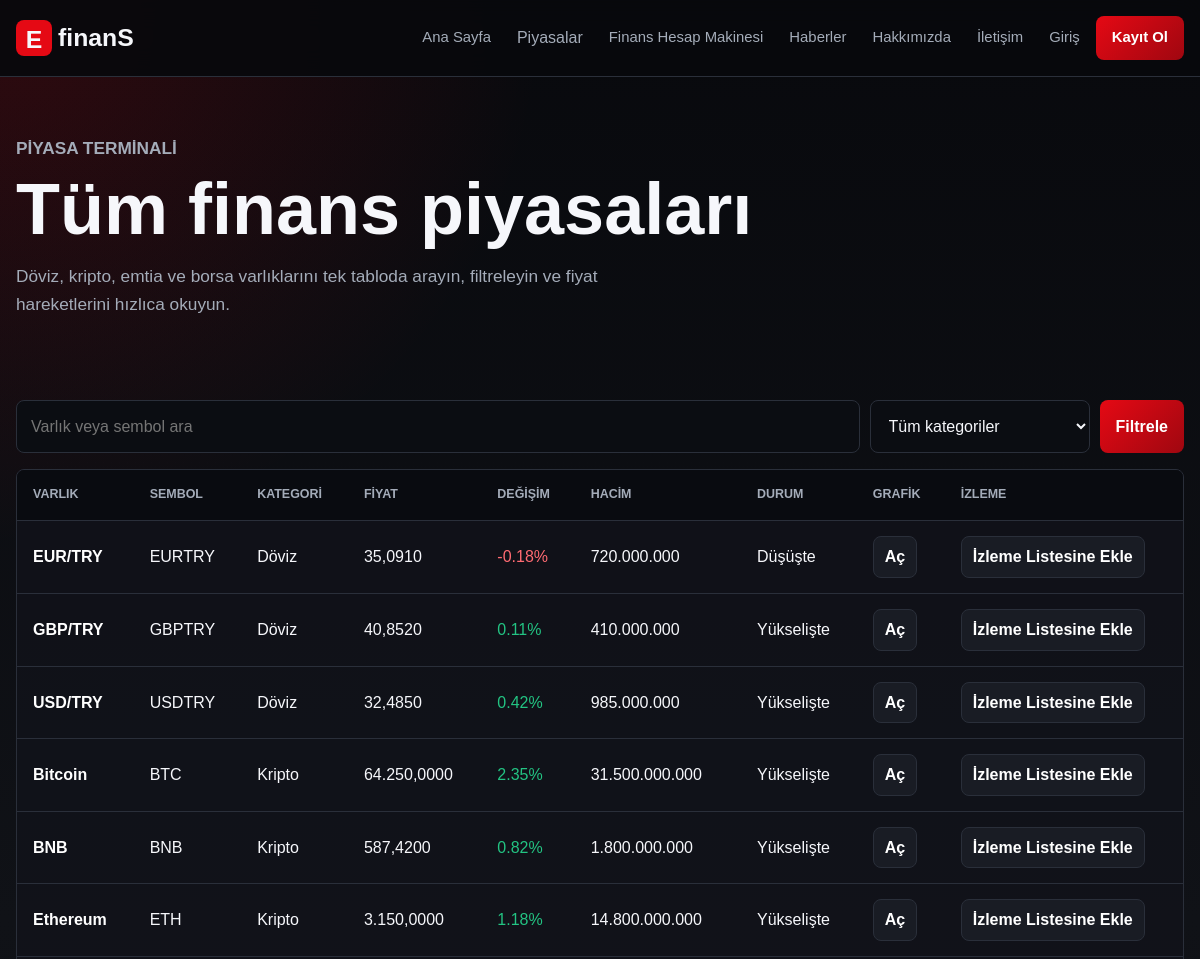
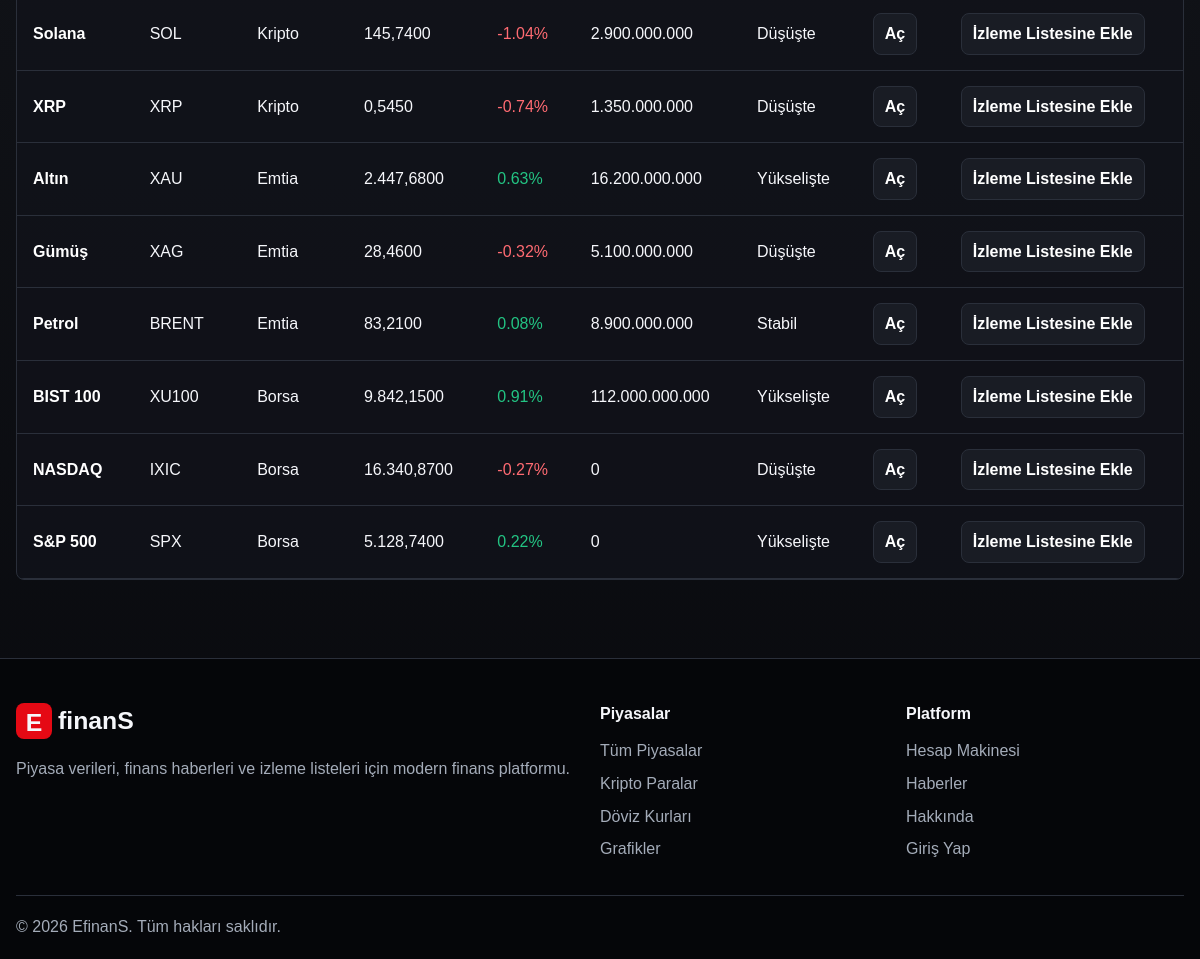
The app's page /markets.php with its own data (2 pictures, top to bottom).
### tables this page shows
CREATE TABLE markets (
    id INT UNSIGNED AUTO_INCREMENT PRIMARY KEY,
    name VARCHAR(120) NOT NULL,
    symbol VARCHAR(24) DEFAULT NULL,
    category ENUM('Döviz', 'Kripto', 'Emtia', 'Borsa') NOT NULL,
    price DECIMAL(18, 4) NOT NULL,
    change_rate DECIMAL(8, 2) NOT NULL DEFAULT 0,
    volume DECIMAL(20, 2) DEFAULT 0,
    market_cap DECIMAL(20, 2) DEFAULT 0,
    status ENUM('Yükselişte', 'Düşüşte', 'Stabil') NOT NULL DEFAULT 'Stabil',
    created_at TIMESTAMP DEFAULT CURRENT_TIMESTAMP
);

### includes/auth.php (called while the page is built, shortened)
<?php
function e(?string $value): string
{
    return htmlspecialchars($value ?? '', ENT_QUOTES, 'UTF-8');
}
function isLoggedIn(): bool
{
    return isset($_SESSION['user_id']);
}
function activeClass(string $page): string
{
    return basename($_SERVER['PHP_SELF']) === $page ? 'active' : '';
}

### markets.php (the view, shortened to what this page needs)
<?php
require_once __DIR__ . '/includes/db.php';
$search = trim($_GET['search'] ?? '');
$params = [];
$sql = 'SELECT * FROM markets';
$sql .= ' ORDER BY category, name';
$stmt = $pdo->prepare($sql);
$stmt->execute($params);
$markets = $stmt->fetchAll();
require_once __DIR__ . '/includes/header.php';
?>
<section class="page-hero">
    <p class="eyebrow">Piyasa terminali</p>
    <h1>Tüm finans piyasaları</h1>
    <p>Döviz, kripto, emtia ve borsa varlıklarını tek tabloda arayın, filtreleyin ve fiyat hareketlerini hızlıca okuyun.</p>
</section>
<section class="section">
    <form class="filter-bar" method="get" action="markets.php">
        <input type="search" name="search" placeholder="Varlık veya sembol ara" value="<?= e($search); ?>">
        <select name="category">
            <option value="">Tüm kategoriler</option>
        </select>
        <button class="primary-button" type="submit">Filtrele</button>
    </form>
    <div class="table-wrap terminal-table">
        <table>
            <thead>
            <tr>
                <th>Varlık</th>
                <th>Sembol</th>
                <th>Kategori</th>
                <th>Fiyat</th>
                <th>Değişim</th>
                <th>Hacim</th>
                <th>Durum</th>
                <th>Grafik</th>
                <th>İzleme</th>
            </tr>
            </thead>
            <tbody>
            <?php foreach ($markets as $market): ?>
                <tr>
                    <td><strong><?= e($market['name']); ?></strong></td>
                    <td><?= e($market['symbol']); ?></td>
                    <td><?= e($market['category']); ?></td>
                    <td><?= number_format((float)$market['price'], 4, ',', '.'); ?></td>
                    <td class="<?= (float)$market['change_rate'] >= 0 ? 'positive' : 'negative'; ?>"><?= e($market['change_rate']); ?>%</td>
                    <td><?= number_format((float)$market['volume'], 0, ',', '.'); ?></td>
                    <td><?= e($market['status']); ?></td>
                    <td><a class="small-button" href="charts.php?category=<?= urlencode($market['category']); ?>">Aç</a></td>
                    <td>
                        <form method="post" action="add_to_watchlist.php">
                            <button class="small-button" type="submit">İzleme Listesine Ekle</button>
                        </form>
                    </td>
                </tr>
            <?php endforeach; ?>
            </tbody>
        </table>
    </div>
</section>
<?php require_once __DIR__ . '/includes/footer.php'; ?>

### includes/header.php (shortened to what this page needs)
<?php
require_once __DIR__ . '/auth.php';
$isAdminArea = str_contains($_SERVER['SCRIPT_NAME'], '/admin/');
$basePath = $isAdminArea ? '../' : '';
$displaySiteName = $siteSettings['site_name'] ?? 'EfinanS';
?>
<!doctype html>
<html lang="tr">
<head>
    <link rel="stylesheet" href="<?= $basePath; ?>assets/css/style.css">
</head>
<body>
<header class="site-header">
    <nav class="navbar" aria-label="Ana menü">
        <a class="logo" href="<?= $basePath; ?>index.php" aria-label="EfinanS ana sayfa">
            <span><?= e(substr($displaySiteName, 0, 1)); ?></span><?= e(substr($displaySiteName, 1)); ?>
        </a>
        <div class="nav-links">
            <a class="<?= activeClass('index.php'); ?>" href="<?= $basePath; ?>index.php">Ana Sayfa</a>
            <div class="nav-dropdown">
                <button type="button">Piyasalar</button>
            </div>
            <a class="<?= activeClass('calculator.php'); ?>" href="<?= $basePath; ?>calculator.php">Finans Hesap Makinesi</a>
            <a class="<?= activeClass('news.php'); ?>" href="<?= $basePath; ?>news.php">Haberler</a>
            <a class="<?= activeClass('about.php'); ?>" href="<?= $basePath; ?>about.php">Hakkımızda</a>
            <a class="<?= activeClass('contact.php'); ?>" href="<?= $basePath; ?>contact.php">İletişim</a>
            <?php if (isLoggedIn()): ?>
                <a class="<?= activeClass('dashboard.php'); ?>" href="<?= $basePath; ?>dashboard.php">Kullanıcı Paneli</a>
                <?php if (isAdmin()): ?>
                    <a href="<?= $basePath; ?>admin/index.php">Admin Paneli</a>
                <?php endif; ?>
                <a class="nav-button" href="<?= $basePath; ?>logout.php">Çıkış</a>
            <?php else: ?>
                <a class="<?= activeClass('login.php'); ?>" href="<?= $basePath; ?>login.php">Giriş</a>
                <a class="nav-button" href="<?= $basePath; ?>register.php">Kayıt Ol</a>
            <?php endif; ?>
        </div>
    </nav>
</header>
<main>

### includes/footer.php (shortened to what this page needs)
</main>
<footer class="site-footer">
    <div class="footer-grid">
        <div>
            <a class="logo footer-logo" href="<?= $basePath ?? ''; ?>index.php"><span><?= e(substr($siteSettings['site_name'] ?? 'EfinanS', 0, 1)); ?></span><?= e(substr($siteSettings['site_name'] ?? 'EfinanS', 1)); ?></a>
            <p><?= e($siteSettings['footer_description'] ?? 'Piyasa verileri, finans haberleri ve izleme listeleri için modern finans platformu.'); ?></p>
        </div>
        <div>
            <h2>Piyasalar</h2>
            <a href="<?= $basePath ?? ''; ?>markets.php">Tüm Piyasalar</a>
            <a href="<?= $basePath ?? ''; ?>crypto.php">Kripto Paralar</a>
            <a href="<?= $basePath ?? ''; ?>forex.php">Döviz Kurları</a>
            <a href="<?= $basePath ?? ''; ?>charts.php">Grafikler</a>
        </div>
        <div>
            <h2>Platform</h2>
            <a href="<?= $basePath ?? ''; ?>calculator.php">Hesap Makinesi</a>
            <a href="<?= $basePath ?? ''; ?>news.php">Haberler</a>
            <a href="<?= $basePath ?? ''; ?>about.php">Hakkında</a>
            <a href="<?= $basePath ?? ''; ?>login.php">Giriş Yap</a>
        </div>
    </div>
    <p class="copyright">© <?= date('Y'); ?> EfinanS. Tüm hakları saklıdır.</p>
</footer>
</body>
</html>

### assets/css/style.css (style rules this page uses)
:root { --bg: #08090d; --surface: #11131a; --surface-2: #191c24; --line: #2a2f3a; --text: #f6f7fb; --muted: #a4acb9; --red: #e50914; --red-dark: #9f0710; --green: #23c483; --yellow: #f0b429; --shadow: 0 24px 70px rgba(0, 0, 0, .35); }
* { box-sizing: border-box; }
html { scroll-behavior: smooth; }
body { margin: 0; background: radial-gradient(circle at top left, rgba(229, 9, 20, .18), transparent 34rem), linear-gradient(180deg, #08090d 0%, #101217 48%, #08090d 100%); color: var(--text); font-family: Arial, Helvetica, sans-serif; line-height: 1.6; }
a { color: inherit; text-decoration: none; }
img, input, select, textarea, button { max-width: 100%; font: inherit; }
.site-header { position: sticky; top: 0; z-index: 10; background: rgba(8, 9, 13, .92); border-bottom: 1px solid var(--line); backdrop-filter: blur(14px); }
.navbar { width: min(1180px, calc(100% - 32px)); min-height: 76px; margin: 0 auto; display: flex; align-items: center; justify-content: space-between; gap: 24px; }
.logo { display: inline-flex; align-items: center; font-size: 1.55rem; font-weight: 800; }
.logo span { display: grid; width: 36px; height: 36px; margin-right: 6px; place-items: center; background: var(--red); border-radius: 8px; }
.nav-links { display: flex; align-items: center; justify-content: flex-end; flex-wrap: wrap; gap: 6px; }
.nav-links a { padding: 9px 10px; border-radius: 8px; color: var(--muted); font-size: .93rem; transition: .2s ease; }
.nav-dropdown { position: relative; }
.nav-dropdown > button { min-height: 40px; padding: 9px 10px; color: var(--muted); background: transparent; border: 0; border-radius: 8px; cursor: pointer; }
.nav-links .nav-button, .primary-button, .secondary-button, .small-button { border: 0; cursor: pointer; display: inline-flex; align-items: center; justify-content: center; min-height: 42px; padding: 10px 16px; border-radius: 8px; font-weight: 700; transition: transform .2s ease, background .2s ease, border-color .2s ease; }
.nav-links .nav-button, .primary-button { color: #fff; background: linear-gradient(135deg, var(--red), var(--red-dark)); }
.small-button { min-height: 34px; padding: 7px 11px; color: #fff; background: var(--surface-2); border: 1px solid var(--line); }
.hero, .section, .panel-hero, .page-hero { width: min(1180px, calc(100% - 32px)); margin: 0 auto; }
.hero h1, .contact-layout h1, .panel-hero h1, .page-hero h1 { max-width: 760px; margin: 0; font-size: clamp(2.35rem, 6vw, 5.1rem); line-height: 1.02; }
.hero p, .contact-layout p, .panel-hero p, .page-hero p { max-width: 650px; color: var(--muted); font-size: 1.08rem; }
.page-hero { padding: 58px 0 22px; }
.eyebrow { margin: 0 0 10px; color: var(--red); font-size: .78rem; font-weight: 800; letter-spacing: 0; text-transform: uppercase; }
.section { padding: 42px 0; }
.positive { color: var(--green); }
.negative { color: #ff6b72; }
.table-wrap { overflow-x: auto; background: rgba(17, 19, 26, .78); border: 1px solid var(--line); border-radius: 8px; }
.filter-bar { display: grid; grid-template-columns: minmax(220px, 1fr) 220px auto; gap: 10px; margin-bottom: 16px; }
.terminal-table th, .trading-table th { background: #090b10; text-transform: uppercase; font-size: .78rem; }
.terminal-table td:first-child, .trading-table td:first-child { color: #fff; }
table { width: 100%; border-collapse: collapse; min-width: 680px; }
th, td { padding: 15px 16px; text-align: left; border-bottom: 1px solid var(--line); }
th { color: var(--muted); background: #0d0f15; font-size: .86rem; }
input, select, textarea { width: 100%; padding: 13px 14px; color: var(--text); background: #0b0d12; border: 1px solid var(--line); border-radius: 8px; outline: none; }
.site-footer { margin-top: 36px; padding: 42px 0 20px; background: #050609; border-top: 1px solid var(--line); }
.footer-grid { width: min(1180px, calc(100% - 32px)); margin: 0 auto; display: grid; grid-template-columns: 2fr 1fr 1fr; gap: 28px; }
.site-footer h2 { margin: 0 0 12px; font-size: 1rem; }
.site-footer a:not(.logo) { display: block; color: var(--muted); margin: 7px 0; }
.site-footer p { color: var(--muted); }
.copyright { width: min(1180px, calc(100% - 32px)); margin: 26px auto 0; padding-top: 18px; border-top: 1px solid var(--line); }

### records on screen
markets: name "EUR/TRY", symbol "EURTRY", category "Döviz", price "35,0910", change_rate "-0.18", volume "720.000.000", status "Düşüşte"
markets: name "GBP/TRY", symbol "GBPTRY", category "Döviz", price "40,8520", change_rate "0.11", volume "410.000.000", status "Yükselişte"
markets: name "USD/TRY", symbol "USDTRY", category "Döviz", price "32,4850", change_rate "0.42", volume "985.000.000", status "Yükselişte"
markets: name "Bitcoin", symbol "BTC", category "Kripto", price "64.250,0000", change_rate "2.35", volume "31.500.000.000", status "Yükselişte"
markets: name "BNB", symbol "BNB", category "Kripto", price "587,4200", change_rate "0.82", volume "1.800.000.000", status "Yükselişte"
markets: name "Ethereum", symbol "ETH", category "Kripto", price "3.150,0000", change_rate "1.18", volume "14.800.000.000", status "Yükselişte"
markets: name "Solana", symbol "SOL", category "Kripto", price "145,7400", change_rate "-1.04", volume "2.900.000.000", status "Düşüşte"
markets: name "XRP", symbol "XRP", category "Kripto", price "0,5450", change_rate "-0.74", volume "1.350.000.000", status "Düşüşte"
markets: name "Altın", symbol "XAU", category "Emtia", price "2.447,6800", change_rate "0.63", volume "16.200.000.000", status "Yükselişte"
markets: name "Gümüş", symbol "XAG", category "Emtia", price "28,4600", change_rate "-0.32", volume "5.100.000.000", status "Düşüşte"
markets: name "Petrol", symbol "BRENT", category "Emtia", price "83,2100", change_rate "0.08", volume "8.900.000.000", status "Stabil"
markets: name "BIST 100", symbol "XU100", category "Borsa", price "9.842,1500", change_rate "0.91", volume "112.000.000.000", status "Yükselişte"
markets: name "NASDAQ", symbol "IXIC", category "Borsa", price "16.340,8700", change_rate "-0.27", volume "0", status "Düşüşte"
markets: name "S&P 500", symbol "SPX", category "Borsa", price "5.128,7400", change_rate "0.22", volume "0", status "Yükselişte"

### other values on screen
substr($displaySiteName, 0, 1) "E"
substr($displaySiteName, 1) "finanS"
substr($siteSettings['site_name'] ?? 'EfinanS', 0, 1) "E"
substr($siteSettings['site_name'] ?? 'EfinanS', 1) "finanS"
$siteSettings['footer_description'] "Piyasa verileri, finans haberleri ve izleme listeleri için modern finans platformu."
